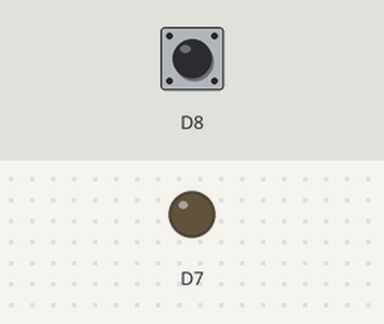
Bench run of a sketch on a simulated ESP8266 (NodeMCU). Parts: output pins drawn as LEDs (lit = HIGH). The test bench sets the inputs (shaded band); at power-on: D8 HIGH. WiFi joins after 1.5 s; servers stay silent unless stated; what the sketch prints to the serial monitor is not drawn.

Above: at 2.7 s.
2.8 s: D8 pulled LOW for 0.15 s
At 4.0 s:
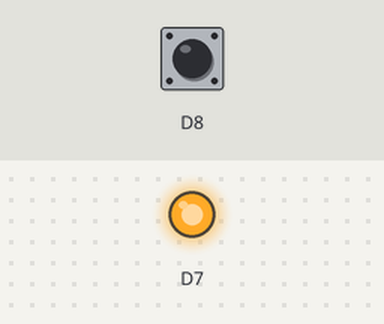
Timing chart, 0 to 13.8 s (numbered marks = the images above; inputs shaded):
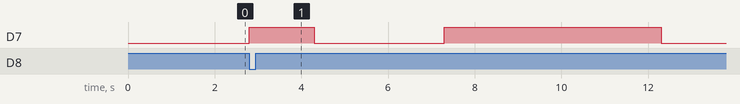

Measured:
- after the input at 2.8 s, D7: LOW → HIGH at once, → LOW 1.5 s later, → HIGH 3.0 s later, → LOW 5.0 s later

The sketch:

sauna.ino
```cpp
#include <Arduino.h>
#include <ESP8266WiFi.h>
#include "fauxmoESP.h"
#include <Ticker.h>

#define WIFI_SSID ""
#define WIFI_PASS ""
#define SERIAL_BAUDRATE                 115200

Ticker ticker;
fauxmoESP fauxmo;
bool status = false; // Code muss sich merken, ob das System gerade an oder aus ist. Initial auf false = aus
bool procedureReady = true;

// -----------------------------------------------------------------------------
// Wifi
// -----------------------------------------------------------------------------

void wifiSetup() {

    // Set WIFI module to STA mode
    WiFi.mode(WIFI_STA);

    // Connect
    Serial.printf("[WIFI] Connecting to %s ", WIFI_SSID);
    WiFi.begin(WIFI_SSID, WIFI_PASS);

    // Wait
    while (WiFi.status() != WL_CONNECTED) {
        Serial.print(".");
        delay(100);
    }
    Serial.println();

    // Connected!
    Serial.printf("[WIFI] STATION Mode, SSID: %s, IP address: %s\n", WiFi.SSID().c_str(), WiFi.localIP().toString().c_str());

}

void timerCallbackWakeUp(){
  Serial.println("AUS");
  digitalWrite(D7, LOW);
  ticker.once_ms(3000, timerCallbackAN);
}

void timerCallbackAN(){
    Serial.println("AN");
    digitalWrite(D7, HIGH);
    ticker.once_ms(5000, timerCallbackAUS);
}

void timerCallbackAUS(){
    Serial.println("AUS");
    digitalWrite(D7, LOW);
    procedureReady = true;
}

void tasterCallback(){
  if(procedureReady){
     procedureReady = false;
     if(!status){
        Serial.println("AN");
        digitalWrite(D7, HIGH);
        ticker.once_ms(1500, timerCallbackWakeUp);
        status = true;
     }
     else{
        Serial.println("AN");
        digitalWrite(D7, HIGH);
        ticker.once_ms(1000, timerCallbackAUS);
        status = false;
     }
  }
}

void callback(uint8_t device_id, const char * device_name, bool state) {
  Serial.print("Gerät "); Serial.print(device_name);
  Serial.print(" Status: ");
  if (state) {
  status = true;
    Serial.println("AN");
    digitalWrite(D7, HIGH);
    ticker.once_ms(1500, timerCallbackWakeUp);
  } else {
    status = false;
    Serial.println("AN");
    digitalWrite(D7, HIGH);
    ticker.once_ms(1000, timerCallbackAUS);
  }
}


void setup() {
    // Init serial port and clean garbage
    Serial.begin(SERIAL_BAUDRATE);

    // PIN D7 Initialisieren
    pinMode(D7, OUTPUT);
    //Pin D7 auf LOW setzten um bei Stromausfall (bzw. wiederkehr des Stroms) den Ausgang auf "AUS" zu halten
    digitalWrite(D7, LOW);

    // Wifi
    wifiSetup();

    // PIN D8 Initialisieren
    pinMode(D8, INPUT_PULLUP);
    attachInterrupt(D8, tasterCallback, CHANGE);

    // Fauxmo
    fauxmo.addDevice("Testgerät");
    fauxmo.onMessage(callback);
}

void loop() {
  fauxmo.handle();
  }
```
